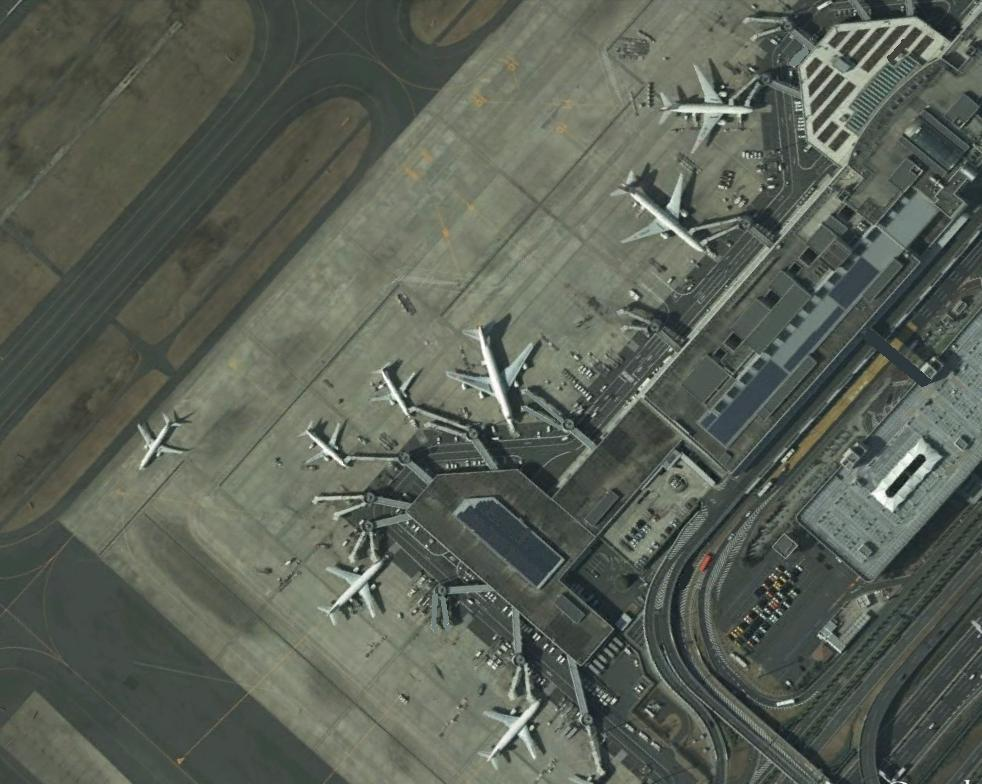
#> input picture dataset/NWPU_VHR10/images/train/006.jpg, 982 x 784 px; its folder holds only this picture in this run
$ python resize_images.py
#> lines starting #> are read from the running program, lines starting #| are printed output that depends on the picture
import os
from glob import glob
from PIL import Image
import shutil

def resize_images(input_folder, output_folder, size):
#> called with input_folder = 'dataset/NWPU_VHR10/images/train/', output_folder = 'dataset/NWPU_VHR10_1024/images/train/', size = 1024
    os.makedirs(output_folder, exist_ok=True)
    # Process .jpg and .png files
    for img_path in glob(os.path.join(input_folder, "*.jpg")) + glob(os.path.join(input_folder, "*.png")):
        img = Image.open(img_path)
#> img is the input picture: PIL image 982x784 RGB; mean R, G, B 90.4, 96.7, 86.3
        # Resize to a square of (size x size) using bilinear interpolation
        img_resized = img.resize((size, size), Image.BILINEAR)
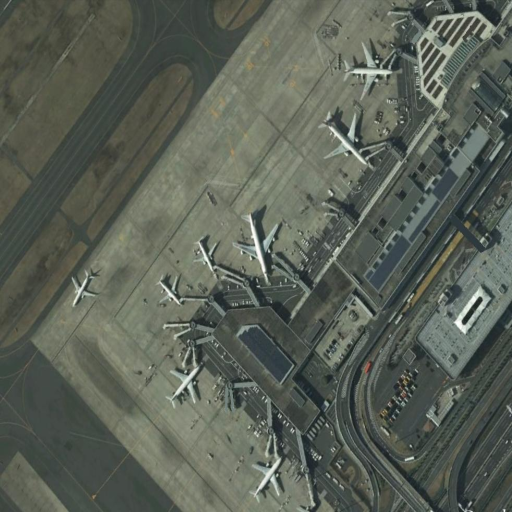
#> img_resized: PIL image 1024x1024 RGB (shown at 1/2 size); mean R, G, B 90.4, 96.7, 86.3
        img_resized.save(os.path.join(output_folder, os.path.basename(img_path)))

# NWPU_VHR10: create 1024 and 512 versions for both train and test

# 1024×1024 version (for training)
nwpu_train_input = "dataset/NWPU_VHR10/images/train/"
nwpu_train_output_1024 = "dataset/NWPU_VHR10_1024/images/train/"
os.makedirs(nwpu_train_output_1024, exist_ok=True)
resize_images(nwpu_train_input, nwpu_train_output_1024, 1024)

nwpu_test_input = "dataset/NWPU_VHR10/images/test/"
nwpu_test_output_1024 = "dataset/NWPU_VHR10_1024/images/test/"
os.makedirs(nwpu_test_output_1024, exist_ok=True)
resize_images(nwpu_test_input, nwpu_test_output_1024, 1024)

# 512×512 version (for validation/testing)
nwpu_train_output_512 = "dataset/NWPU_VHR10_512/images/train/"
os.makedirs(nwpu_train_output_512, exist_ok=True)
resize_images(nwpu_train_input, nwpu_train_output_512, 512)
#> call 3 of resize_images, with input_folder = 'dataset/NWPU_VHR10/images/train/', output_folder = 'dataset/NWPU_VHR10_512/images/train/', size = 512
#> in resize_images (call 3), `img_resized = img.resize((size, size), Image.BILINEAR)`:
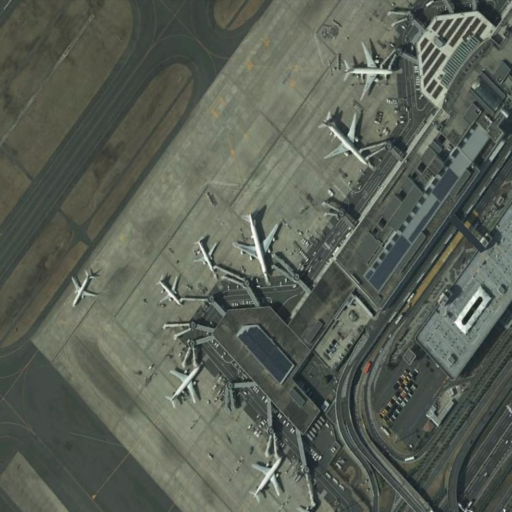
#> img_resized: PIL image 512x512 RGB; mean R, G, B 90.4, 96.7, 86.3

nwpu_test_output_512 = "dataset/NWPU_VHR10_512/images/test/"
os.makedirs(nwpu_test_output_512, exist_ok=True)
resize_images(nwpu_test_input, nwpu_test_output_512, 512)

# Copy labels (since they are normalized, they work for both resolutions)
def copy_labels(src, dst):
    if os.path.exists(src):
        shutil.copytree(src, dst, dirs_exist_ok=True)

copy_labels("dataset/NWPU_VHR10/labels", "dataset/NWPU_VHR10_1024/labels")
copy_labels("dataset/NWPU_VHR10/labels", "dataset/NWPU_VHR10_512/labels")

print("✅ NWPU_VHR10 images resized to 1024 and 512!")

$ run again, on dataset/NWPU_VHR10/images/train/057.jpg
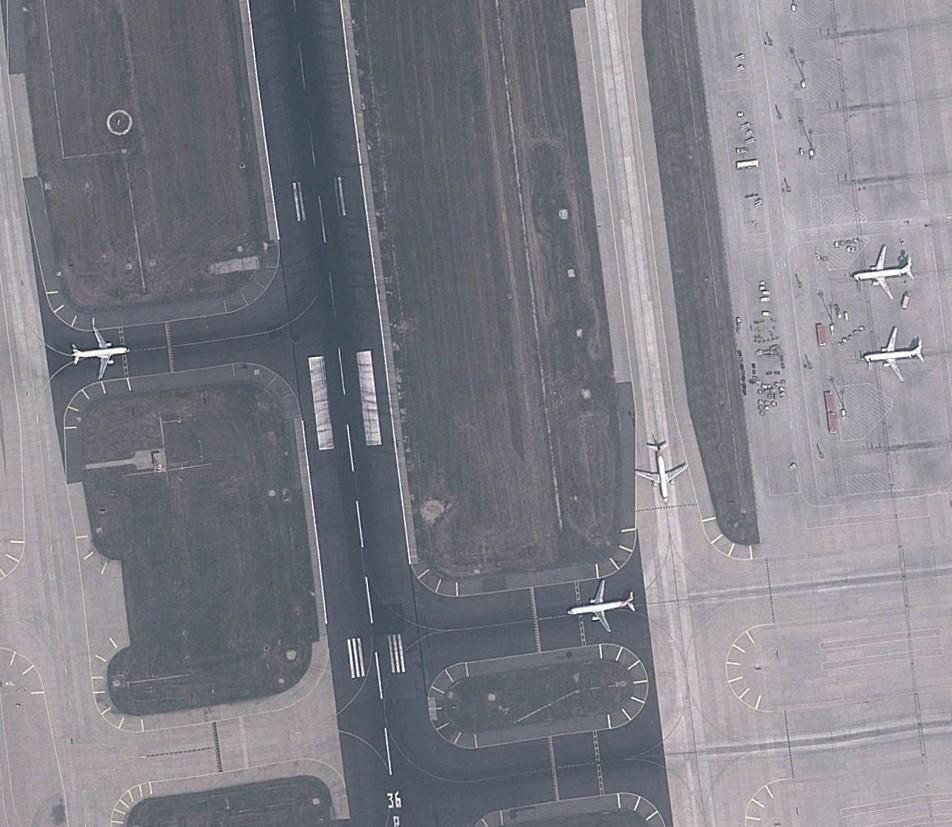
#> input picture dataset/NWPU_VHR10/images/train/057.jpg, 952 x 827 px
#> in resize_images, img is the input picture: PIL image 952x827 RGB; mean R, G, B 127.3, 127.1, 135.5
#> in resize_images, `img_resized = img.resize((size, size), Image.BILINEAR)`:
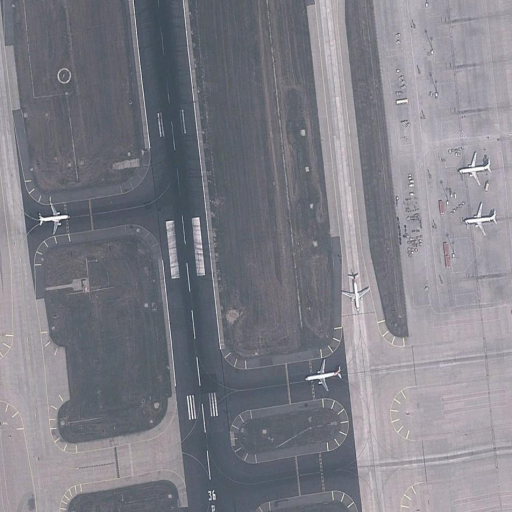
#> img_resized: PIL image 1024x1024 RGB (shown at 1/2 size); mean R, G, B 127.3, 127.1, 135.5
#> in resize_images (call 3), `img_resized = img.resize((size, size), Image.BILINEAR)`:
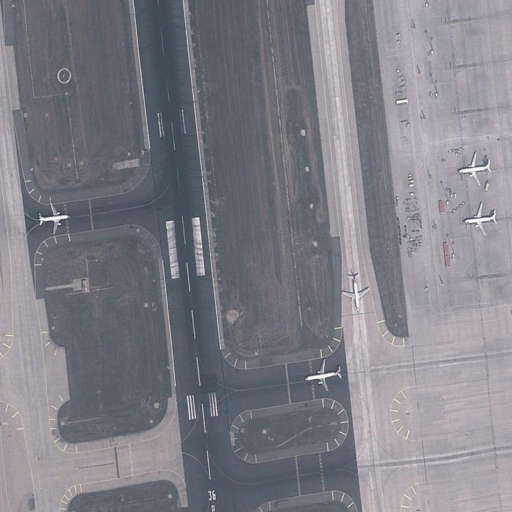
#> img_resized: PIL image 512x512 RGB; mean R, G, B 127.3, 127.1, 135.5

$ run again, on dataset/NWPU_VHR10/images/train/062.jpg
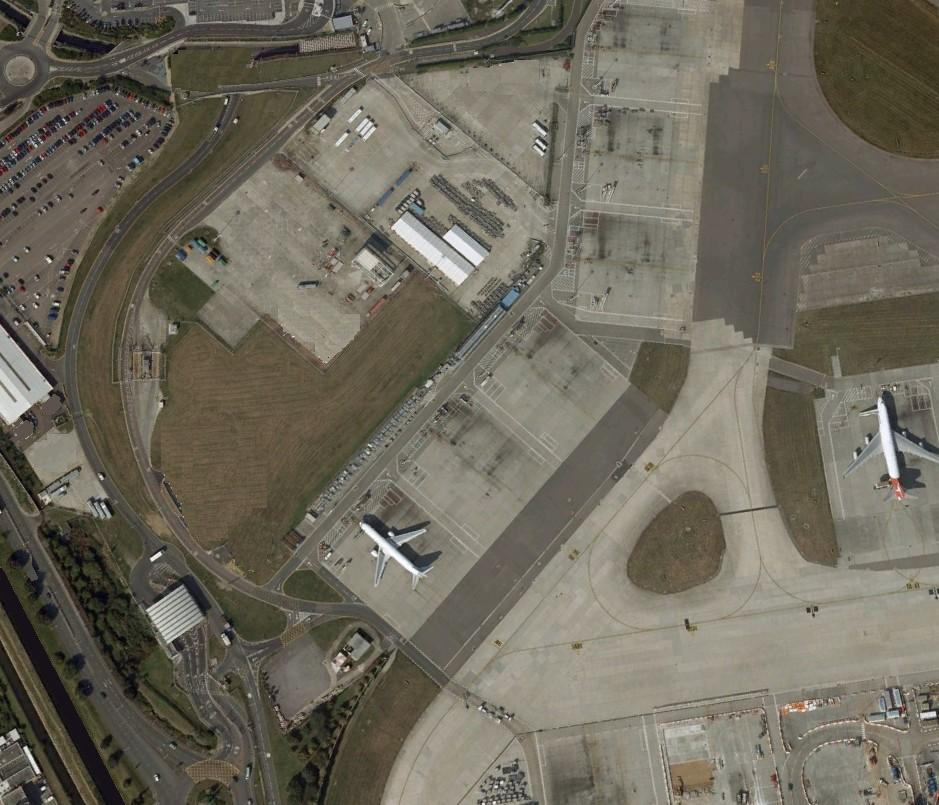
#> input picture dataset/NWPU_VHR10/images/train/062.jpg, 939 x 805 px
#> in resize_images, img is the input picture: PIL image 939x805 RGB; mean R, G, B 110, 105.2, 92.4
#> in resize_images, `img_resized = img.resize((size, size), Image.BILINEAR)`:
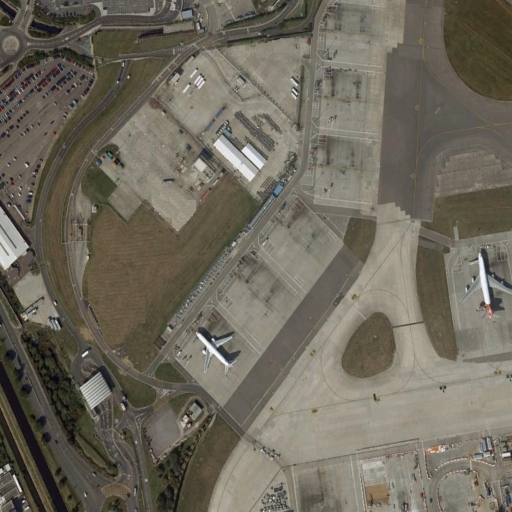
#> img_resized: PIL image 1024x1024 RGB (shown at 1/2 size); mean R, G, B 110, 105.2, 92.4
#> in resize_images (call 3), `img_resized = img.resize((size, size), Image.BILINEAR)`:
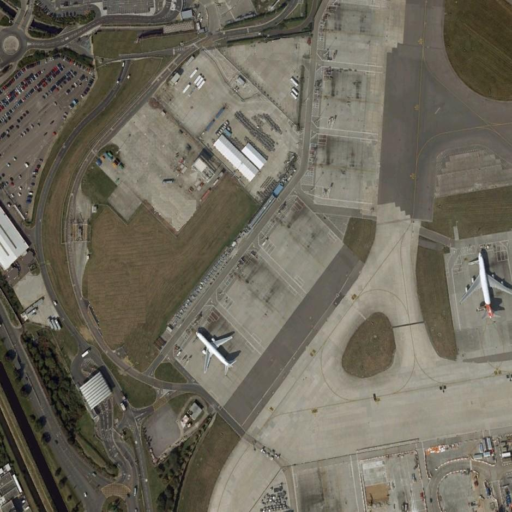
#> img_resized: PIL image 512x512 RGB; mean R, G, B 110, 105.2, 92.4

$ run again, on dataset/NWPU_VHR10/images/train/064.jpg
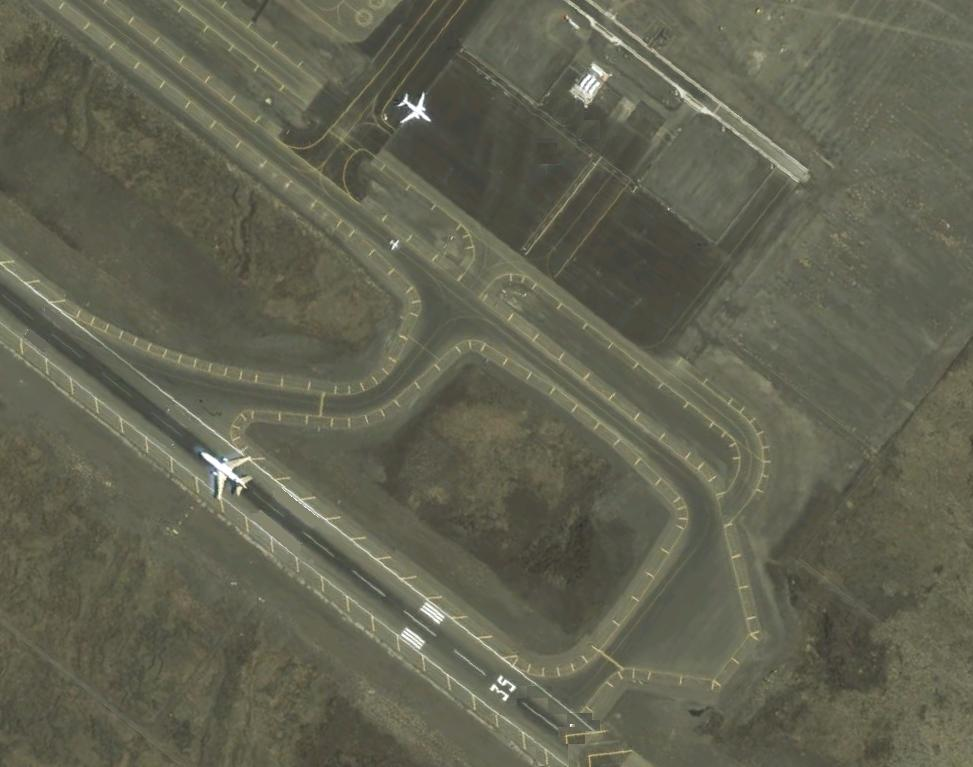
#> input picture dataset/NWPU_VHR10/images/train/064.jpg, 973 x 767 px
#> in resize_images, img is the input picture: PIL image 973x767 RGB; mean R, G, B 98.8, 99.2, 81.7
#> in resize_images, `img_resized = img.resize((size, size), Image.BILINEAR)`:
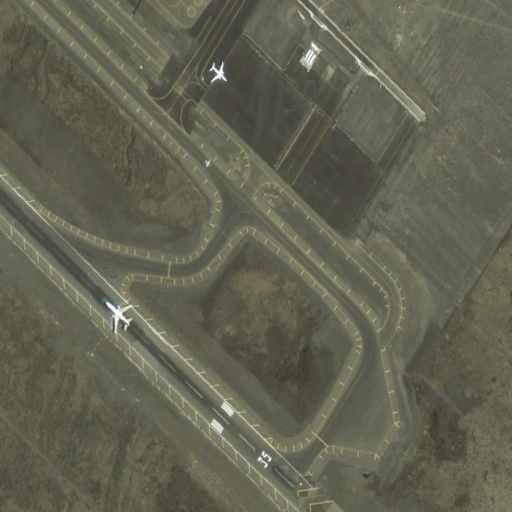
#> img_resized: PIL image 1024x1024 RGB (shown at 1/2 size); mean R, G, B 98.8, 99.2, 81.7
#> in resize_images (call 3), `img_resized = img.resize((size, size), Image.BILINEAR)`:
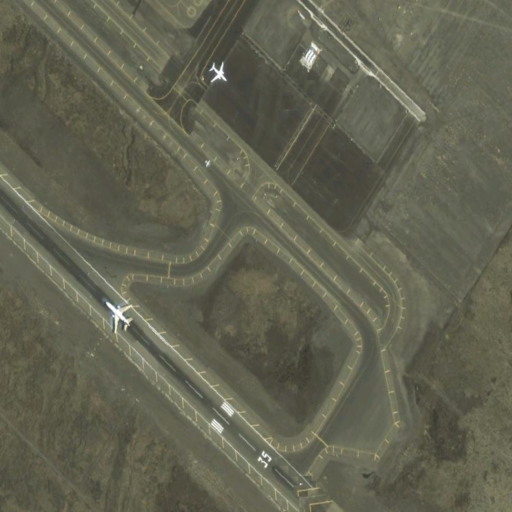
#> img_resized: PIL image 512x512 RGB; mean R, G, B 98.8, 99.2, 81.7

$ run again, on dataset/NWPU_VHR10/images/train/021.jpg
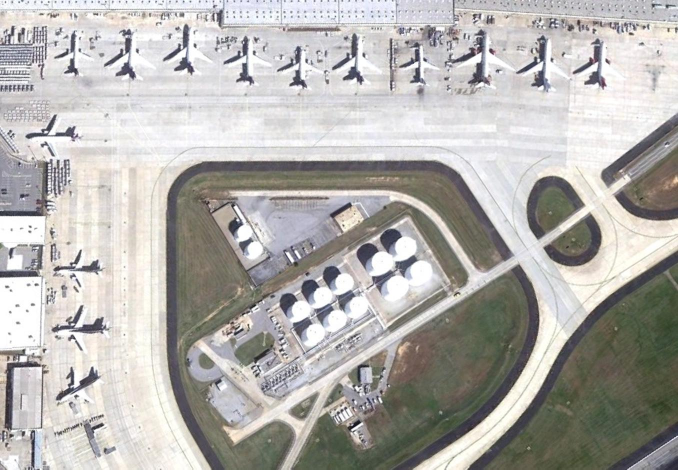
#> input picture dataset/NWPU_VHR10/images/train/021.jpg, 1356 x 939 px (shown at 1/2 size)
#> in resize_images, img is the input picture: PIL image 1356x939 RGB; mean R, G, B 178.8, 176.7, 173.4
#> in resize_images, `img_resized = img.resize((size, size), Image.BILINEAR)`:
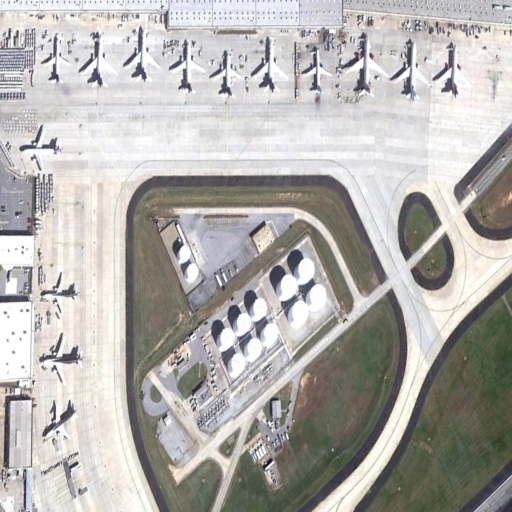
#> img_resized: PIL image 1024x1024 RGB (shown at 1/2 size); mean R, G, B 178.8, 176.7, 173.4
#> in resize_images (call 3), `img_resized = img.resize((size, size), Image.BILINEAR)`:
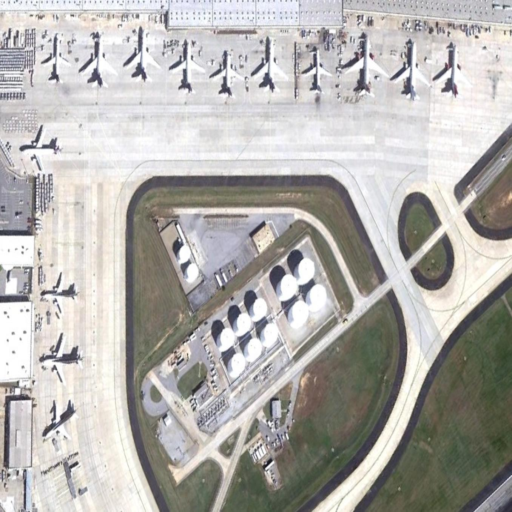
#> img_resized: PIL image 512x512 RGB; mean R, G, B 178.8, 176.7, 173.4
